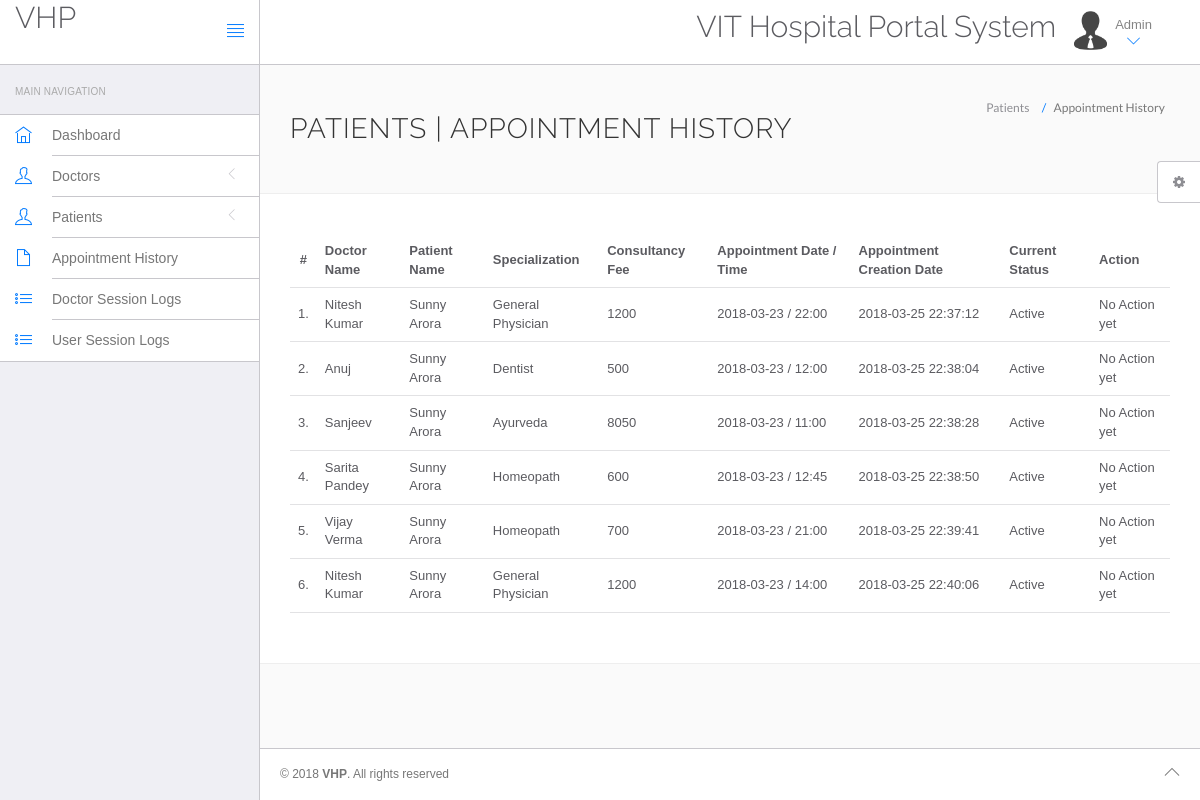
The app's page /hms/admin/appointment-history.php (signed in) with its own data.
### tables this page shows
CREATE TABLE `appointment` (
  `id` int(11) NOT NULL AUTO_INCREMENT,
  `doctorSpecialization` varchar(255) NOT NULL,
  `doctorId` int(11) NOT NULL,
  `userId` int(11) NOT NULL,
  `consultancyFees` int(11) NOT NULL,
  `appointmentDate` varchar(255) NOT NULL,
  `appointmentTime` varchar(255) NOT NULL,
  `postingDate` timestamp NOT NULL DEFAULT CURRENT_TIMESTAMP,
  `userStatus` int(11) NOT NULL,
  `doctorStatus` int(11) NOT NULL,
  `updationDate` varchar(255) NOT NULL,
  PRIMARY KEY (`id`)
);

CREATE TABLE `doctors` (
  `id` int(11) NOT NULL AUTO_INCREMENT,
  `specilization` varchar(255) NOT NULL,
  `doctorName` varchar(255) NOT NULL,
  `address` longtext NOT NULL,
  `docFees` varchar(255) NOT NULL,
  `contactno` bigint(11) NOT NULL,
  `docEmail` varchar(255) NOT NULL,
  `password` varchar(255) NOT NULL,
  `creationDate` timestamp NOT NULL DEFAULT CURRENT_TIMESTAMP,
  `updationDate` varchar(255) NOT NULL,
  PRIMARY KEY (`id`)
);

CREATE TABLE `users` (
  `id` int(11) NOT NULL AUTO_INCREMENT,
  `fullName` varchar(255) NOT NULL,
  `address` longtext NOT NULL,
  `city` varchar(255) NOT NULL,
  `gender` varchar(255) NOT NULL,
  `email` varchar(255) NOT NULL,
  `password` varchar(255) NOT NULL,
  `regDate` timestamp NOT NULL DEFAULT CURRENT_TIMESTAMP,
  `updationDate` varchar(255) NOT NULL,
  PRIMARY KEY (`id`)
);

### hms/admin/appointment-history.php (the view, shortened to what this page needs)
<?php
include('include/config.php');
?>
<!DOCTYPE html>
<html lang="en">
	<head>
		<link rel="stylesheet" href="vendor/bootstrap/css/bootstrap.min.css">
		<link rel="stylesheet" href="vendor/fontawesome/css/font-awesome.min.css">
		<link rel="stylesheet" href="vendor/themify-icons/themify-icons.min.css">
		<link href="vendor/animate.css/animate.min.css" rel="stylesheet" media="screen">
		<link href="vendor/perfect-scrollbar/perfect-scrollbar.min.css" rel="stylesheet" media="screen">
		<link href="vendor/switchery/switchery.min.css" rel="stylesheet" media="screen">
		<link href="vendor/bootstrap-touchspin/jquery.bootstrap-touchspin.min.css" rel="stylesheet" media="screen">
		<link href="vendor/select2/select2.min.css" rel="stylesheet" media="screen">
		<link href="vendor/bootstrap-datepicker/bootstrap-datepicker3.standalone.min.css" rel="stylesheet" media="screen">
		<link href="vendor/bootstrap-timepicker/bootstrap-timepicker.min.css" rel="stylesheet" media="screen">
		<link rel="stylesheet" href="assets/css/styles.css">
		<link rel="stylesheet" href="assets/css/plugins.css">
		<link rel="stylesheet" href="assets/css/themes/theme-1.css" id="skin_color" />
	</head>
	<body>
		<div id="app">
<?php include('include/sidebar.php');?>
			<div class="app-content">
					<?php include('include/header.php');?>
				<div class="main-content" >
					<div class="wrap-content container" id="container">
						<section id="page-title">
							<div class="row">
								<div class="col-sm-8">
									<h1 class="mainTitle">Patients  | Appointment History</h1>
																	</div>
								<ol class="breadcrumb">
									<li>
										<span>Patients </span>
									</li>
									<li class="active">
										<span>Appointment History</span>
									</li>
								</ol>
							</div>
						</section>
						<div class="container-fluid container-fullw bg-white">
									<div class="row">
								<div class="col-md-12">
									<table class="table table-hover" id="sample-table-1">
										<thead>
											<tr>
												<th class="center">#</th>
												<th class="hidden-xs">Doctor Name</th>
												<th>Patient Name</th>
												<th>Specialization</th>
												<th>Consultancy Fee</th>
												<th>Appointment Date / Time </th>
												<th>Appointment Creation Date  </th>
												<th>Current Status</th>
												<th>Action</th>
											</tr>
										</thead>
										<tbody>
<?php
$sql=mysqli_query($con,"select doctors.doctorName as docname,users.fullName as pname,appointment.*  from appointment join doctors on doctors.id=appointment.doctorId join users on users.id=appointment.userId ");
$cnt=1;
while($row=mysqli_fetch_array($sql))
{
?>
											<tr>
												<td class="center"><?php echo $cnt;?>.</td>
												<td class="hidden-xs"><?php echo $row['docname'];?></td>
												<td class="hidden-xs"><?php echo $row['pname'];?></td>
												<td><?php echo $row['doctorSpecialization'];?></td>
												<td><?php echo $row['consultancyFees'];?></td>
												<td><?php echo $row['appointmentDate'];?> / <?php echo
												 $row['appointmentTime'];?>
												</td>
												<td><?php echo $row['postingDate'];?></td>
												<td>
<?php if(($row['userStatus']==1) && ($row['doctorStatus']==1))
{
	echo "Active";
}
												?></td>
												<td >
												<div class="visible-md visible-lg hidden-sm hidden-xs">
							<?php if(($row['userStatus']==1) && ($row['doctorStatus']==1))
{
echo "No Action yet";
	 } else {
		echo "Canceled";
		} ?>
												</div>
												</td>
											</tr>
											<?php
$cnt=$cnt+1;
											 }?>
										</tbody>
									</table>
								</div>
							</div>
								</div>
					</div>
				</div>
			</div>
	<?php include('include/footer.php');?>
	<?php include('include/setting.php');?>
		</div>
	</body>
</html>

### hms/admin/assets/css/themes/theme-1.css (style rules this page uses)
body { background: #FAFAFA; }

### records on screen
appointment: doctorId.doctorName "Nitesh Kumar", userId.fullName "Sunny Arora", doctorSpecialization "General Physician", consultancyFees "1200", appointmentDate "2018-03-23", appointmentTime "22:00", postingDate "2018-03-25 22:37:12", userStatus "Active"
appointment: doctorId.doctorName "Anuj", userId.fullName "Sunny Arora", doctorSpecialization "Dentist", consultancyFees "500", appointmentDate "2018-03-23", appointmentTime "12:00", postingDate "2018-03-25 22:38:04", userStatus "Active"
appointment: doctorId.doctorName "Sanjeev", userId.fullName "Sunny Arora", doctorSpecialization "Ayurveda", consultancyFees "8050", appointmentDate "2018-03-23", appointmentTime "11:00", postingDate "2018-03-25 22:38:28", userStatus "Active"
appointment: doctorId.doctorName "Sarita Pandey", userId.fullName "Sunny Arora", doctorSpecialization "Homeopath", consultancyFees "600", appointmentDate "2018-03-23", appointmentTime "12:45", postingDate "2018-03-25 22:38:50", userStatus "Active"
appointment: doctorId.doctorName "Vijay Verma", userId.fullName "Sunny Arora", doctorSpecialization "Homeopath", consultancyFees "700", appointmentDate "2018-03-23", appointmentTime "21:00", postingDate "2018-03-25 22:39:41", userStatus "Active"
appointment: doctorId.doctorName "Nitesh Kumar", userId.fullName "Sunny Arora", doctorSpecialization "General Physician", consultancyFees "1200", appointmentDate "2018-03-23", appointmentTime "14:00", postingDate "2018-03-25 22:40:06", userStatus "Active"
